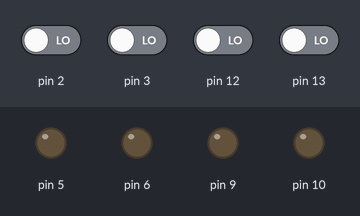
Simulated run of this sketch. Board: Arduino Uno, built with avr-gcc and run on an emulated ATmega328P. Parts: output pins drawn as LEDs (lit = HIGH). The test bench sets the inputs (shaded band); at power-on: pin 2, pin 3, pin 12, pin 13 LOW. What the sketch prints to the serial monitor is not drawn.

Above: at 1.2 s.
1.3 s: pin 2 driven HIGH
At 2.3 s:
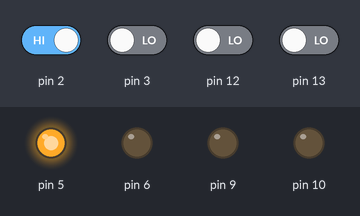
2.8 s: pin 12 driven HIGH
At 3.5 s:
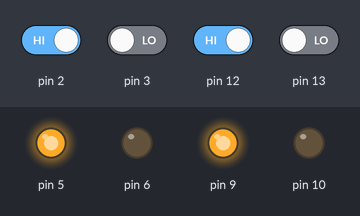
4.3 s: pin 3 driven HIGH
At 4.6 s:
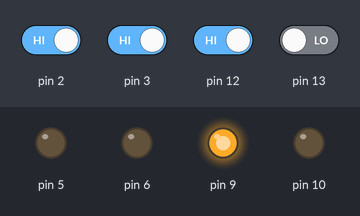
5.8 s: pin 2 driven LOW
At 6.9 s:
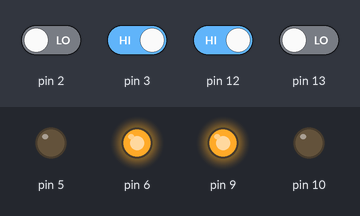
7.3 s: pin 13 driven HIGH
At 8.1 s:
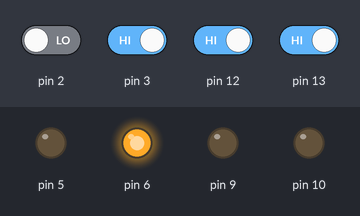
8.8 s: pin 12 driven LOW
At 9.2 s:
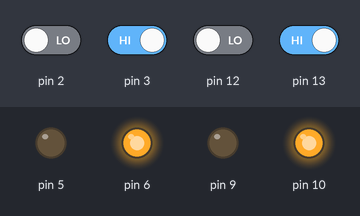
Timing chart, 0 to 11.3 s (numbered marks = the images above; inputs shaded):
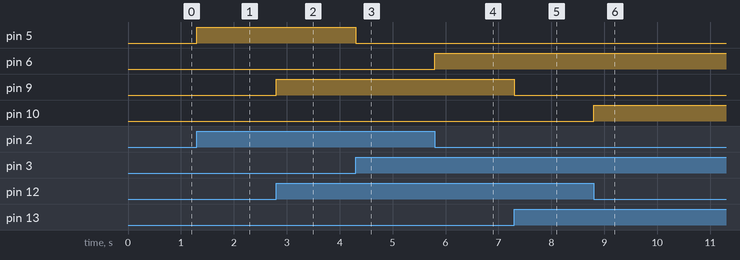

Measured:
- after the input at 1.3 s, pin 5: LOW → HIGH at once
- after the input at 2.8 s, pin 9: LOW → HIGH at once
- after the input at 4.3 s, pin 5: HIGH → LOW at once
- after the input at 5.8 s, pin 6: LOW → HIGH at once
- after the input at 7.3 s, pin 9: HIGH → LOW at once
- after the input at 8.8 s, pin 10: LOW → HIGH at once

The sketch:

_4buttonDrive.ino
```cpp
int a,b,c,d;
int pwmLevel = 255;
void setup() {
  pinMode(2,INPUT);
  pinMode(3,INPUT);
  pinMode(12,INPUT);
  pinMode(13,INPUT);
  pinMode(5,OUTPUT);
  pinMode(6,OUTPUT);
  pinMode(9,OUTPUT);
  pinMode(10,OUTPUT);

  Serial.begin(115200);
  a = 0;
  b = 0;
  c = 0;
  d = 0;

}

void loop() {
  a = digitalRead(2);
  b = digitalRead(3);
  c = digitalRead(12);
  d = digitalRead(13);
  Serial.print(a);
  Serial.print(b);
  Serial.print(c);
  Serial.print(d);
  Serial.println();
  if(a == 1 && b ==0){
    analogWrite(5,pwmLevel);
  }
  else{
    analogWrite(5,0);
  }
  if(b == 1 && a == 0){
    analogWrite(6,pwmLevel);
  }
  else{
    analogWrite(6,0);
  }

  if(c == 1 && d ==0){
    analogWrite(9,pwmLevel);
  }
  else{
    analogWrite(9,0);
  }
  if(d == 1 && c == 0){
    analogWrite(10,pwmLevel);
  }
  else{
    analogWrite(10,0);
  }

}
```
